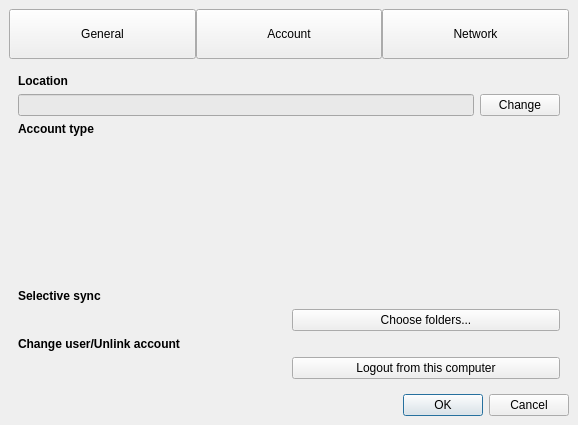
<?xml version="1.0" encoding="UTF-8"?>
<ui version="4.0">
 <class>Dialog</class>
 <widget class="QDialog" name="Dialog">
  <property name="geometry">
   <rect>
    <x>0</x>
    <y>0</y>
    <width>578</width>
    <height>425</height>
   </rect>
  </property>
  <property name="minimumSize">
   <size>
    <width>500</width>
    <height>400</height>
   </size>
  </property>
  <property name="windowTitle">
   <string>Settings</string>
  </property>
  <property name="styleSheet">
   <string notr="true"/>
  </property>
  <property name="locale">
   <locale language="English" country="UnitedStates"/>
  </property>
  <layout class="QGridLayout" name="gridLayout">
   <property name="margin">
    <number>0</number>
   </property>
   <property name="spacing">
    <number>0</number>
   </property>
   <item row="0" column="0">
    <widget class="QFrame" name="centralWidget">
     <layout class="QVBoxLayout" name="verticalLayout_2">
      <item>
       <layout class="QHBoxLayout" name="pages_headers">
        <property name="spacing">
         <number>0</number>
        </property>
        <item>
         <widget class="QPushButton" name="general_button">
          <property name="minimumSize">
           <size>
            <width>0</width>
            <height>50</height>
           </size>
          </property>
          <property name="text">
           <string>General</string>
          </property>
          <property name="checkable">
           <bool>true</bool>
          </property>
          <property name="checked">
           <bool>false</bool>
          </property>
         </widget>
        </item>
        <item>
         <widget class="QPushButton" name="account_button">
          <property name="minimumSize">
           <size>
            <width>0</width>
            <height>50</height>
           </size>
          </property>
          <property name="text">
           <string>Account</string>
          </property>
          <property name="checkable">
           <bool>true</bool>
          </property>
         </widget>
        </item>
        <item>
         <widget class="QPushButton" name="network_button">
          <property name="minimumSize">
           <size>
            <width>0</width>
            <height>50</height>
           </size>
          </property>
          <property name="text">
           <string>Network</string>
          </property>
          <property name="checkable">
           <bool>true</bool>
          </property>
         </widget>
        </item>
       </layout>
      </item>
      <item>
       <widget class="QStackedWidget" name="pages">
        <property name="currentIndex">
         <number>1</number>
        </property>
        <widget class="QWidget" name="general_page">
         <layout class="QVBoxLayout" name="verticalLayout_3">
          <property name="leftMargin">
           <number>50</number>
          </property>
          <property name="rightMargin">
           <number>50</number>
          </property>
          <property name="spacing">
           <number>20</number>
          </property>
          <item>
           <widget class="QCheckBox" name="autologin_checkbox">
            <property name="text">
             <string>Automatically login on application launch</string>
            </property>
           </widget>
          </item>
          <item>
           <widget class="QCheckBox" name="startup_checkbox">
            <property name="text">
             <string>Launch application on startup</string>
            </property>
           </widget>
          </item>
          <item>
           <widget class="QCheckBox" name="tracking_checkbox">
            <property name="text">
             <string>Send anonymous data to improve service</string>
            </property>
           </widget>
          </item>
          <item>
           <widget class="QCheckBox" name="autoupdate_checkbox">
            <property name="text">
             <string>Automatically check for application updates</string>
            </property>
           </widget>
          </item>
          <item>
           <widget class="QCheckBox" name="download_backups_checkBox">
            <property name="text">
             <string>Let the system make backups of your files</string>
            </property>
           </widget>
          </item>
          <item>
           <widget class="QCheckBox" name="disable_logging_checkBox">
            <property name="text">
             <string>Disable debug logs on this device</string>
            </property>
           </widget>
          </item>
          <item>
           <spacer name="verticalSpacer">
            <property name="orientation">
             <enum>Qt::Vertical</enum>
            </property>
            <property name="sizeHint" stdset="0">
             <size>
              <width>20</width>
              <height>40</height>
             </size>
            </property>
           </spacer>
          </item>
          <item>
           <layout class="QHBoxLayout" name="language_layout">
            <item>
             <widget class="QLabel" name="language_label">
              <property name="maximumSize">
               <size>
                <width>16777215</width>
                <height>16777215</height>
               </size>
              </property>
              <property name="text">
               <string>Language</string>
              </property>
             </widget>
            </item>
            <item>
             <widget class="QComboBox" name="language_comboBox"/>
            </item>
           </layout>
          </item>
         </layout>
        </widget>
        <widget class="QWidget" name="account_page">
         <layout class="QVBoxLayout" name="verticalLayout_4">
          <item>
           <widget class="QLabel" name="location_label">
            <property name="font">
             <font>
              <weight>75</weight>
              <bold>true</bold>
             </font>
            </property>
            <property name="text">
             <string>Location</string>
            </property>
           </widget>
          </item>
          <item>
           <layout class="QHBoxLayout" name="location_layout">
            <item>
             <widget class="QLineEdit" name="location_edit">
              <property name="enabled">
               <bool>false</bool>
              </property>
              <property name="readOnly">
               <bool>true</bool>
              </property>
              <property name="styleSheet">
               <string notr="true">QLineEdit {background-color: #e9e9e9;}</string>
              </property>
             </widget>
            </item>
            <item>
             <widget class="QPushButton" name="location_button">
              <property name="text">
               <string>Change</string>
              </property>
             </widget>
            </item>
           </layout>
          </item>
          <item>
           <widget class="QLabel" name="account_type_header">
            <property name="font">
             <font>
              <weight>75</weight>
              <bold>true</bold>
             </font>
            </property>
            <property name="text">
             <string>Account type</string>
            </property>
            <property name="visible">
             <bool>False</bool>
            </property>
           </widget>
          </item>
          <item>
           <layout class="QHBoxLayout">
            <item>
             <widget class="QLabel" name="account_type">
              <property name="visible">
               <bool>False</bool>
              </property>
             </widget>
            </item>
            <item>
             <widget class="QLabel" name="account_upgrade">
              <property name="visible">
               <bool>False</bool>
              </property>
             </widget>
            </item>
            <item>
           <spacer>
            <property name="orientation">
             <enum>Qt::Horizontal</enum>
            </property>
            <property name="sizeHint" stdset="0">
             <size>
              <width>0</width>
              <height>0</height>
             </size>
            </property>
           </spacer>
          </item>
           </layout>
          </item>
          <item>
           <spacer name="verticalSpacer_2">
            <property name="orientation">
             <enum>Qt::Vertical</enum>
            </property>
            <property name="sizeHint" stdset="0">
             <size>
              <width>20</width>
              <height>40</height>
             </size>
            </property>
           </spacer>
          </item>
          <item>
           <widget class="QLabel" name="selective_sync_label">
            <property name="font">
             <font>
              <weight>75</weight>
              <bold>true</bold>
             </font>
            </property>
            <property name="text">
             <string>Selective sync</string>
            </property>
           </widget>
          </item>
          <item>
           <layout class="QHBoxLayout" name="selective_sync_layout">
            <property name="spacing">
             <number>6</number>
            </property>
            <item>
             <widget class="QLabel" name="none_label">
              <property name="font">
               <font>
                <weight>75</weight>
                <bold>true</bold>
               </font>
              </property>
              <property name="text">
               <string/>
              </property>
             </widget>
            </item>
            <item>
             <widget class="QPushButton" name="selective_sync_button">
              <property name="text">
               <string>Choose folders...</string>
              </property>
             </widget>
            </item>
           </layout>
          </item>
          <item>
           <widget class="QLabel" name="user_label">
            <property name="font">
             <font>
              <weight>75</weight>
              <bold>true</bold>
             </font>
            </property>
            <property name="text">
             <string>Change user/Unlink account</string>
            </property>
           </widget>
          </item>
          <item>
           <layout class="QHBoxLayout" name="user_layout">
            <item>
             <widget class="QLabel" name="email_label">
              <property name="font">
               <font>
                <weight>75</weight>
                <bold>true</bold>
               </font>
              </property>
              <property name="text">
               <string/>
              </property>
             </widget>
            </item>
            <item>
             <widget class="QPushButton" name="logout_button">
              <property name="text">
               <string>Logout from this computer</string>
              </property>
             </widget>
            </item>
           </layout>
          </item>
         </layout>
        </widget>
        <widget class="QWidget" name="network_page">
         <layout class="QVBoxLayout" name="verticalLayout">
          <item>
           <layout class="QHBoxLayout" name="speed_limits_layout">
            <item>
             <layout class="QVBoxLayout" name="download_limit_layout">
              <item>
               <widget class="QLabel" name="download_limit_label">
                <property name="font">
                 <font>
                  <weight>75</weight>
                  <bold>true</bold>
                 </font>
                </property>
                <property name="text">
                 <string>Download rate limit</string>
                </property>
               </widget>
              </item>
              <item>
               <widget class="QRadioButton" name="download_auto_radioButton">
                <property name="text">
                 <string>Unlimited</string>
                </property>
                <attribute name="buttonGroup">
                 <string notr="true">download_buttonGroup</string>
                </attribute>
               </widget>
              </item>
              <item>
               <layout class="QHBoxLayout" name="download_speed_layout">
                <property name="spacing">
                 <number>6</number>
                </property>
                <item>
                 <widget class="QRadioButton" name="download_limit_radioButton">
                  <property name="text">
                   <string>Limit to:</string>
                  </property>
                  <attribute name="buttonGroup">
                   <string notr="true">download_buttonGroup</string>
                  </attribute>
                 </widget>
                </item>
                <item>
                 <widget class="QLineEdit" name="download_limit_edit">
                  <property name="inputMethodHints">
                   <set>Qt::ImhDigitsOnly</set>
                  </property>
                 </widget>
                </item>
                <item>
                 <widget class="QLabel" name="download_kbs">
                  <property name="text">
                   <string>KB/s</string>
                  </property>
                 </widget>
                </item>
               </layout>
              </item>
             </layout>
            </item>
            <item>
             <layout class="QVBoxLayout" name="upload_limit_layout">
              <item>
               <widget class="QLabel" name="uload_limit_label">
                <property name="font">
                 <font>
                  <weight>75</weight>
                  <bold>true</bold>
                 </font>
                </property>
                <property name="text">
                 <string>Upload rate limit</string>
                </property>
               </widget>
              </item>
              <item>
               <widget class="QRadioButton" name="upload_auto_radioButton">
                <property name="text">
                 <string>Unlimited</string>
                </property>
                <attribute name="buttonGroup">
                 <string notr="true">upload_buttonGroup</string>
                </attribute>
               </widget>
              </item>
              <item>
               <layout class="QHBoxLayout" name="upload_limit_layout_2">
                <item>
                 <widget class="QRadioButton" name="upload_limit_radioButton">
                  <property name="text">
                   <string>Limit to:</string>
                  </property>
                  <attribute name="buttonGroup">
                   <string notr="true">upload_buttonGroup</string>
                  </attribute>
                 </widget>
                </item>
                <item>
                 <widget class="QLineEdit" name="upload_limit_edit">
                  <property name="inputMethodHints">
                   <set>Qt::ImhDigitsOnly</set>
                  </property>
                 </widget>
                </item>
                <item>
                 <widget class="QLabel" name="upload_kbs">
                  <property name="text">
                   <string>KB/s</string>
                  </property>
                 </widget>
                </item>
               </layout>
              </item>
             </layout>
            </item>
           </layout>
          </item>
          <item>
           <spacer name="verticalSpacer_3">
            <property name="orientation">
             <enum>Qt::Vertical</enum>
            </property>
            <property name="sizeHint" stdset="0">
             <size>
              <width>20</width>
              <height>40</height>
             </size>
            </property>
           </spacer>
          </item>
         </layout>
        </widget>
       </widget>
      </item>
      <item>
       <widget class="QDialogButtonBox" name="buttonBox">
        <property name="orientation">
         <enum>Qt::Horizontal</enum>
        </property>
        <property name="standardButtons">
         <set>QDialogButtonBox::Cancel|QDialogButtonBox::Ok</set>
        </property>
       </widget>
      </item>
     </layout>
    </widget>
   </item>
  </layout>
 </widget>
 <resources/>
 <connections/>
 <buttongroups>
  <buttongroup name="upload_buttonGroup"/>
  <buttongroup name="download_buttonGroup"/>
 </buttongroups>
</ui>
